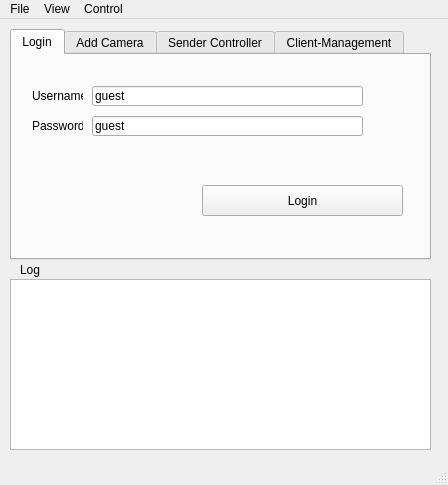
<?xml version="1.0" encoding="UTF-8"?>
<ui version="4.0">
 <class>MainWindow</class>
 <widget class="QMainWindow" name="MainWindow">
  <property name="enabled">
   <bool>true</bool>
  </property>
  <property name="geometry">
   <rect>
    <x>0</x>
    <y>0</y>
    <width>448</width>
    <height>485</height>
   </rect>
  </property>
  <property name="sizePolicy">
   <sizepolicy hsizetype="Fixed" vsizetype="Fixed">
    <horstretch>0</horstretch>
    <verstretch>0</verstretch>
   </sizepolicy>
  </property>
  <property name="minimumSize">
   <size>
    <width>448</width>
    <height>485</height>
   </size>
  </property>
  <property name="maximumSize">
   <size>
    <width>448</width>
    <height>485</height>
   </size>
  </property>
  <property name="windowTitle">
   <string>MainWindow</string>
  </property>
  <widget class="QWidget" name="centralwidget">
   <widget class="QTabWidget" name="tabWidget">
    <property name="geometry">
     <rect>
      <x>10</x>
      <y>10</y>
      <width>421</width>
      <height>231</height>
     </rect>
    </property>
    <property name="currentIndex">
     <number>0</number>
    </property>
    <widget class="QWidget" name="tab_3">
     <attribute name="title">
      <string>Login</string>
     </attribute>
     <widget class="QLineEdit" name="SPassword_lineEdit">
      <property name="geometry">
       <rect>
        <x>80</x>
        <y>61</y>
        <width>271</width>
        <height>20</height>
       </rect>
      </property>
      <property name="text">
       <string>guest</string>
      </property>
     </widget>
     <widget class="QLineEdit" name="SUsername_lineEdit">
      <property name="geometry">
       <rect>
        <x>80</x>
        <y>31</y>
        <width>271</width>
        <height>20</height>
       </rect>
      </property>
      <property name="text">
       <string>guest</string>
      </property>
     </widget>
     <widget class="QLabel" name="label_7">
      <property name="geometry">
       <rect>
        <x>20</x>
        <y>60</y>
        <width>51</width>
        <height>21</height>
       </rect>
      </property>
      <property name="text">
       <string>Password</string>
      </property>
     </widget>
     <widget class="QLabel" name="label_6">
      <property name="geometry">
       <rect>
        <x>20</x>
        <y>30</y>
        <width>51</width>
        <height>21</height>
       </rect>
      </property>
      <property name="text">
       <string>Username</string>
      </property>
     </widget>
     <widget class="QPushButton" name="Login_Button">
      <property name="geometry">
       <rect>
        <x>190</x>
        <y>130</y>
        <width>201</width>
        <height>31</height>
       </rect>
      </property>
      <property name="text">
       <string>Login</string>
      </property>
     </widget>
    </widget>
    <widget class="QWidget" name="acamTab">
     <property name="toolTip">
      <string>&lt;html&gt;&lt;head/&gt;&lt;body&gt;&lt;p&gt;Add Camera&lt;/p&gt;&lt;/body&gt;&lt;/html&gt;</string>
     </property>
     <property name="accessibleName">
      <string/>
     </property>
     <property name="autoFillBackground">
      <bool>false</bool>
     </property>
     <attribute name="title">
      <string>Add Camera</string>
     </attribute>
     <widget class="QPushButton" name="addc_Button">
      <property name="geometry">
       <rect>
        <x>200</x>
        <y>120</y>
        <width>201</width>
        <height>31</height>
       </rect>
      </property>
      <property name="text">
       <string>Add camera</string>
      </property>
     </widget>
     <widget class="QLabel" name="label_5">
      <property name="geometry">
       <rect>
        <x>40</x>
        <y>19</y>
        <width>51</width>
        <height>21</height>
       </rect>
      </property>
      <property name="text">
       <string>CamerIp</string>
      </property>
     </widget>
     <widget class="QLineEdit" name="SE_lineEdit">
      <property name="geometry">
       <rect>
        <x>100</x>
        <y>50</y>
        <width>271</width>
        <height>20</height>
       </rect>
      </property>
      <property name="text">
       <string>c1</string>
      </property>
     </widget>
     <widget class="QLabel" name="label_8">
      <property name="geometry">
       <rect>
        <x>10</x>
        <y>49</y>
        <width>81</width>
        <height>21</height>
       </rect>
      </property>
      <property name="text">
       <string>Server Exchange</string>
      </property>
     </widget>
     <widget class="QLineEdit" name="CIP_lineEdit">
      <property name="geometry">
       <rect>
        <x>100</x>
        <y>20</y>
        <width>271</width>
        <height>20</height>
       </rect>
      </property>
      <property name="text">
       <string>0</string>
      </property>
     </widget>
     <widget class="QComboBox" name="CamNameComboBox_3">
      <property name="geometry">
       <rect>
        <x>100</x>
        <y>80</y>
        <width>231</width>
        <height>21</height>
       </rect>
      </property>
      <item>
       <property name="text">
        <string>1</string>
       </property>
      </item>
      <item>
       <property name="text">
        <string>2</string>
       </property>
      </item>
      <item>
       <property name="text">
        <string>3</string>
       </property>
      </item>
      <item>
       <property name="text">
        <string>4</string>
       </property>
      </item>
     </widget>
     <widget class="QLabel" name="label_17">
      <property name="geometry">
       <rect>
        <x>20</x>
        <y>80</y>
        <width>81</width>
        <height>21</height>
       </rect>
      </property>
      <property name="text">
       <string>Level of Access</string>
      </property>
     </widget>
    </widget>
    <widget class="QWidget" name="tab">
     <attribute name="title">
      <string>Sender Controller</string>
     </attribute>
     <widget class="QPushButton" name="StrSenButton">
      <property name="geometry">
       <rect>
        <x>30</x>
        <y>60</y>
        <width>91</width>
        <height>31</height>
       </rect>
      </property>
      <property name="text">
       <string>Start Sender</string>
      </property>
     </widget>
     <widget class="QLabel" name="label_3">
      <property name="geometry">
       <rect>
        <x>20</x>
        <y>20</y>
        <width>71</width>
        <height>21</height>
       </rect>
      </property>
      <property name="text">
       <string>Camera Name</string>
      </property>
     </widget>
     <widget class="QComboBox" name="CamNameComboBox">
      <property name="geometry">
       <rect>
        <x>120</x>
        <y>20</y>
        <width>231</width>
        <height>21</height>
       </rect>
      </property>
     </widget>
     <widget class="QPushButton" name="StpSenButton">
      <property name="geometry">
       <rect>
        <x>130</x>
        <y>60</y>
        <width>81</width>
        <height>31</height>
       </rect>
      </property>
      <property name="text">
       <string>Stop Sender</string>
      </property>
     </widget>
     <widget class="QPushButton" name="delete_cam_Button">
      <property name="geometry">
       <rect>
        <x>310</x>
        <y>60</y>
        <width>81</width>
        <height>31</height>
       </rect>
      </property>
      <property name="text">
       <string>delete camera</string>
      </property>
     </widget>
     <widget class="QLabel" name="label_4">
      <property name="geometry">
       <rect>
        <x>20</x>
        <y>110</y>
        <width>81</width>
        <height>21</height>
       </rect>
      </property>
      <property name="text">
       <string>Type of Process</string>
      </property>
     </widget>
     <widget class="QComboBox" name="ProcessTypeComboBox">
      <property name="geometry">
       <rect>
        <x>120</x>
        <y>110</y>
        <width>231</width>
        <height>21</height>
       </rect>
      </property>
      <item>
       <property name="text">
        <string>Algorithm 1</string>
       </property>
      </item>
      <item>
       <property name="text">
        <string>Algorithm 2</string>
       </property>
      </item>
      <item>
       <property name="text">
        <string>Algorithm 3</string>
       </property>
      </item>
     </widget>
     <widget class="QPushButton" name="StrPrcButton">
      <property name="geometry">
       <rect>
        <x>30</x>
        <y>150</y>
        <width>81</width>
        <height>31</height>
       </rect>
      </property>
      <property name="text">
       <string>Start Process</string>
      </property>
     </widget>
     <widget class="QPushButton" name="StrPrcButton_2">
      <property name="geometry">
       <rect>
        <x>120</x>
        <y>150</y>
        <width>81</width>
        <height>31</height>
       </rect>
      </property>
      <property name="text">
       <string>Stop Process</string>
      </property>
     </widget>
    </widget>
    <widget class="QWidget" name="tab_2">
     <attribute name="title">
      <string>Client-Management</string>
     </attribute>
     <widget class="QLineEdit" name="SPassword_lineEdit_3">
      <property name="geometry">
       <rect>
        <x>90</x>
        <y>60</y>
        <width>271</width>
        <height>20</height>
       </rect>
      </property>
      <property name="text">
       <string>1234</string>
      </property>
     </widget>
     <widget class="QLineEdit" name="SUsername_lineEdit_3">
      <property name="geometry">
       <rect>
        <x>90</x>
        <y>30</y>
        <width>271</width>
        <height>20</height>
       </rect>
      </property>
      <property name="text">
       <string>new_guest</string>
      </property>
     </widget>
     <widget class="QLabel" name="label_13">
      <property name="geometry">
       <rect>
        <x>30</x>
        <y>29</y>
        <width>51</width>
        <height>21</height>
       </rect>
      </property>
      <property name="text">
       <string>Username</string>
      </property>
     </widget>
     <widget class="QLabel" name="label_14">
      <property name="geometry">
       <rect>
        <x>30</x>
        <y>59</y>
        <width>51</width>
        <height>21</height>
       </rect>
      </property>
      <property name="text">
       <string>Password</string>
      </property>
     </widget>
     <widget class="QPushButton" name="delete_cam_Button_3">
      <property name="geometry">
       <rect>
        <x>270</x>
        <y>140</y>
        <width>111</width>
        <height>31</height>
       </rect>
      </property>
      <property name="text">
       <string>Add User</string>
      </property>
     </widget>
     <widget class="QComboBox" name="CamNameComboBox_4">
      <property name="geometry">
       <rect>
        <x>130</x>
        <y>100</y>
        <width>231</width>
        <height>21</height>
       </rect>
      </property>
      <item>
       <property name="text">
        <string>1</string>
       </property>
      </item>
      <item>
       <property name="text">
        <string>2</string>
       </property>
      </item>
      <item>
       <property name="text">
        <string>3</string>
       </property>
      </item>
      <item>
       <property name="text">
        <string>4</string>
       </property>
      </item>
     </widget>
     <widget class="QLabel" name="label_18">
      <property name="geometry">
       <rect>
        <x>30</x>
        <y>100</y>
        <width>71</width>
        <height>21</height>
       </rect>
      </property>
      <property name="text">
       <string>Level of Access</string>
      </property>
     </widget>
    </widget>
   </widget>
   <widget class="QTextBrowser" name="LogtextBrowser">
    <property name="geometry">
     <rect>
      <x>10</x>
      <y>260</y>
      <width>421</width>
      <height>171</height>
     </rect>
    </property>
   </widget>
   <widget class="QLabel" name="logLabel">
    <property name="geometry">
     <rect>
      <x>20</x>
      <y>240</y>
      <width>51</width>
      <height>21</height>
     </rect>
    </property>
    <property name="text">
     <string>Log</string>
    </property>
   </widget>
   <zorder>LogtextBrowser</zorder>
   <zorder>logLabel</zorder>
   <zorder>tabWidget</zorder>
  </widget>
  <widget class="QMenuBar" name="menubar">
   <property name="geometry">
    <rect>
     <x>0</x>
     <y>0</y>
     <width>448</width>
     <height>21</height>
    </rect>
   </property>
   <widget class="QMenu" name="menuFile">
    <property name="title">
     <string>File</string>
    </property>
    <addaction name="actionClose"/>
   </widget>
   <widget class="QMenu" name="menuveiw">
    <property name="title">
     <string>View</string>
    </property>
   </widget>
   <widget class="QMenu" name="menuControl">
    <property name="title">
     <string>Control</string>
    </property>
   </widget>
   <addaction name="menuFile"/>
   <addaction name="menuveiw"/>
   <addaction name="menuControl"/>
  </widget>
  <widget class="QStatusBar" name="statusbar"/>
  <action name="actionClose">
   <property name="text">
    <string>Close</string>
   </property>
  </action>
 </widget>
 <resources/>
 <connections/>
</ui>
